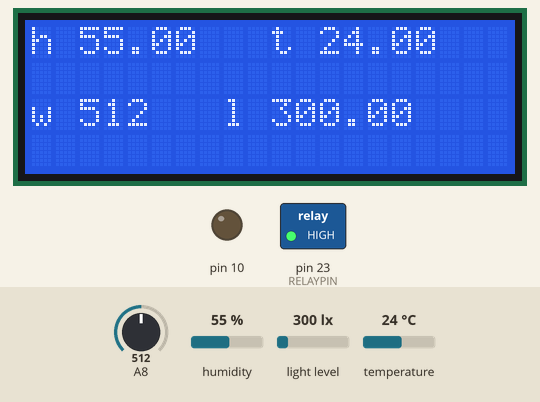
Recording of a sketch running on a simulated Arduino Mega 2560, built with avr-gcc and run on an emulated ATmega2560. Parts: 20×4 character LCD, switched loads named in the sketch (green lamp = pin HIGH), output pins drawn as LEDs (lit = HIGH). The inputs (shaded band) are chosen by the test bench; at power-on: light level 300 lx, humidity 55 %, A8 = 512, temperature 24 °C.

Above: at 1.2 s.
1.3 s: light level set to 112 lx
At 2.4 s:
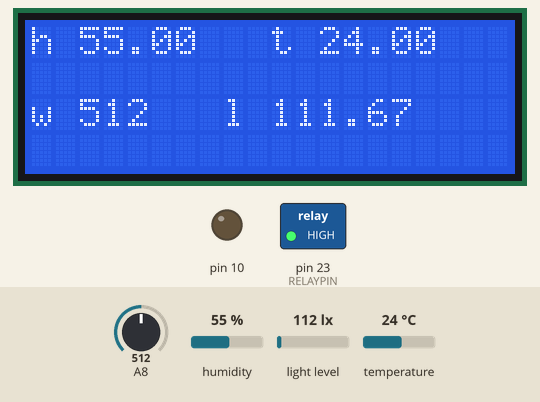
3.5 s: light level set to 91 lx
At 5.0 s:
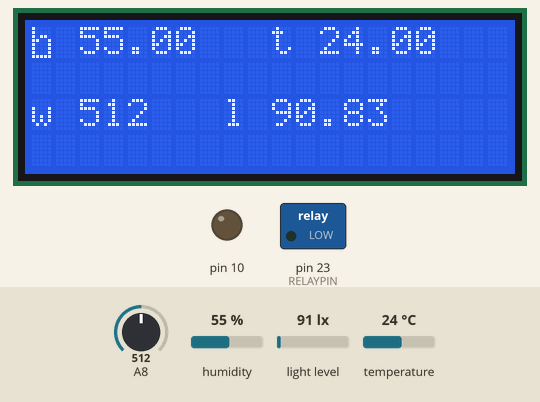
6.6 s: humidity set to 22 %
At 7.5 s:
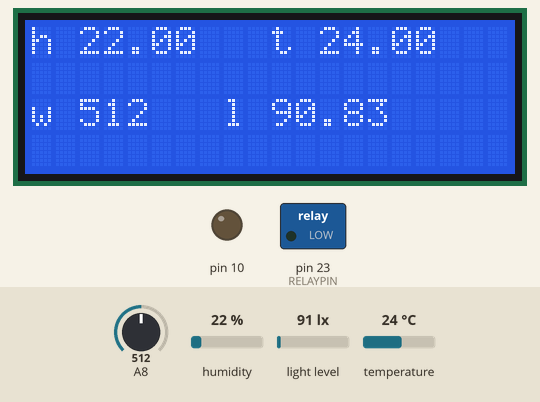
8.6 s: A8 set to 716
At 9.5 s:
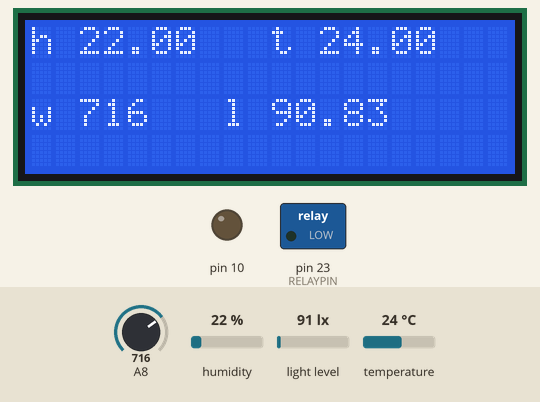
10.6 s: temperature set to 12 °C
At 11.6 s:
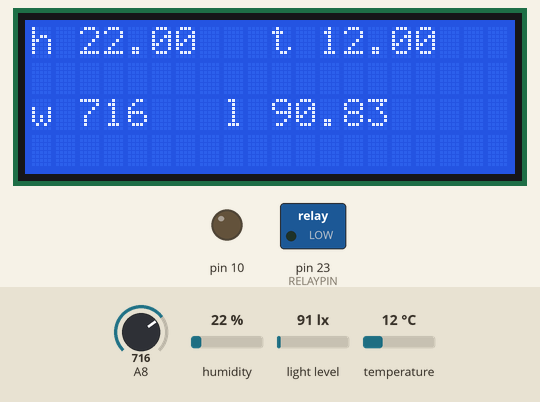
12.7 s: A8 set to 992
At 13.6 s:
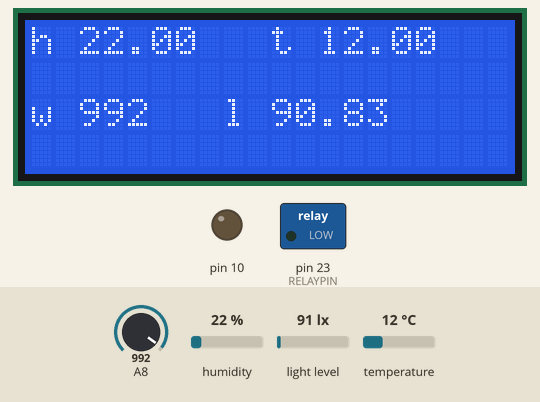
Timing chart, 0 to 15.7 s (numbered marks = the images above; inputs shaded):
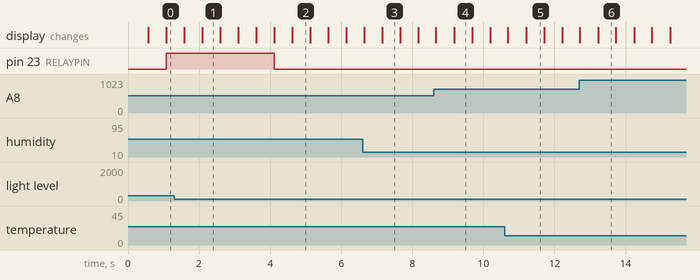

The sketch:

lcd_starter.ino
```cpp
#include <LiquidCrystal.h>
#include <DHT.h>
#include <Wire.h>
#include <BH1750.h>

#define DHTPIN 22
#define DHTTYPE DHT22
DHT dht(DHTPIN, DHTTYPE);

BH1750 lightMeter;

#define RELAYPIN 23

float hum;
float temp;
float lux;

int waterLevel;

const int rs = 4, en = 5, d4 = 6, d5 = 3, d6 = 7, d7 = 2;
LiquidCrystal lcd(rs, en, d4, d5, d6, d7);


void setup() {
  Serial.begin(9600);

  //BEEP
  pinMode(10, OUTPUT);

  //DHT22
  pinMode(DHTPIN, INPUT);
  dht.begin();

  //LUX
  Wire.begin();
  lightMeter.begin();

  //RELAY
  pinMode(RELAYPIN, OUTPUT);


  // set up the LCD's number of columns and rows:
  lcd.begin(20, 4);
  // Print a message to the LCD.
  lcd.print("my life's a mess... ");
}

void loop() {
  // Turn off the cursor:
  lcd.noCursor();
  delay(500);
  // Turn on the cursor:
  lcd.cursor();
  delay(500);

  //DHT22
  hum = dht.readHumidity();
  temp= dht.readTemperature();

  //Water sensor
  waterLevel = analogRead(A8);

  //Lux sensor
  lux = lightMeter.readLightLevel();


  //DISPLAY
  lcd.clear();
  lcd.setCursor(0,0);
  lcd.print("h ");
  lcd.print(hum);
  lcd.print("   ");
  lcd.print("t ");
  lcd.print(temp);
  lcd.print("   ");
  lcd.print("w ");
  lcd.print(waterLevel);
  lcd.print("   ");
  lcd.print("l ");
  lcd.print(lux);
  lcd.print("   ");
  lcd.setCursor(0,0);

  if (lux > 100) {
    digitalWrite(RELAYPIN, HIGH);
  }
  else {
    digitalWrite(RELAYPIN, LOW);
  }


  //BEEP
  //analogWrite(10, 100);
}
```

Measured:
- the behaviour switches between 101 and 100 lx on light level (found by bisection; images 1 and 2)
- after the input at 1.3 s, the display: first differs from a run without the input after 0.79 s (image 1 shows a later state)
- after the input at 3.5 s, pin 23 (RELAYPIN): HIGH → LOW after 0.62 s; the display: first differs from a run without the input after 0.62 s (image 2)
- after the input at 6.6 s, the display: first differs from a run without the input after 0.56 s (image 3 shows a later state)
- after the input at 8.6 s, the display: first differs from a run without the input after 0.58 s (image 4 shows a later state)
- after the input at 10.6 s, the display: first differs from a run without the input after 0.61 s (image 5 shows a later state)
- after the input at 12.7 s, the display: first differs from a run without the input after 0.53 s (image 6 shows a later state)
